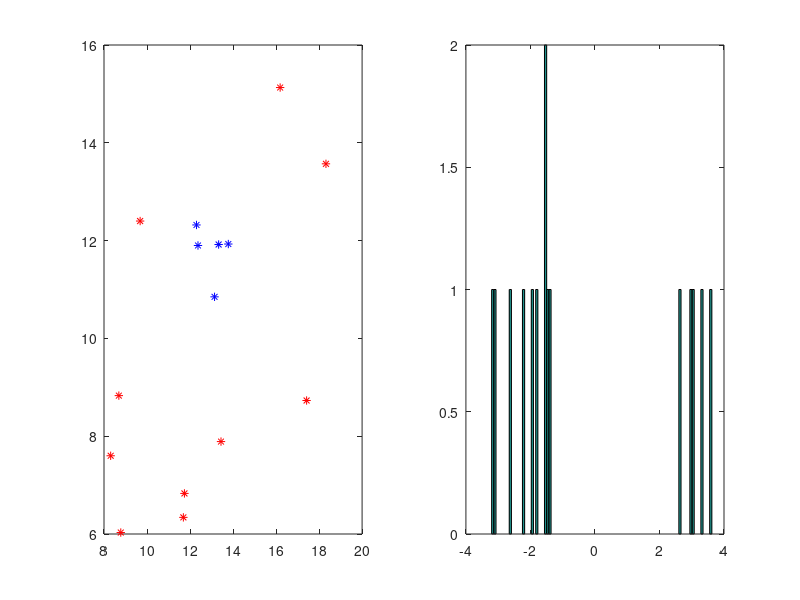

The MATLAB source for this figure:
function PRIOR=GPClearn(X,Y)
% GPCLEARN learning gaussian process classification

if nargin<1
X=[13.14,10.85;11.74,6.83;17.42,8.73;18.32,13.57;8.31,7.60;
   8.69,8.83;8.78,6.03;16.19,15.13;12.37,11.90;11.69,6.34;
   13.78,11.93;13.33,11.92;13.44,7.89;12.30,12.32;9.68,12.40];
Y=[1;0;0;0;0;0;0;0;1;0;1;1;0;1;0];
end

cases=unique(Y);
w1=find(Y==cases(1));w2=find(Y==cases(2));
Y(w1)=-1;Y(w2)=1;cases=[-1,1];
maxiter=length(Y);
N=size(X,1);
K=exp(-0.5*(sum(X.^2,2)*ones(1,N)+ones(N,1)*sum(X.^2,2)'-2*(X*X')));

f=zeros(N,1);sumlogL=0;
for iter=1:maxiter
PI=1./(1+exp(-f(:,end))); 
W=diag(PI.*(1-PI));
L=chol(eye(N)+sqrt(W)*K*sqrt(W)');
b=W*f(:,end)+((Y+1)/2-PI);
a=b-sqrt(W)*L'\(L\(sqrt(W)*K*b));
f(:,iter)=K*a;
disp(sprintf('%d:%f',iter,norm(f(:,iter)-f(:,max(1,iter-1)))))
if norm(f(:,iter)-f(:,max(1,iter-1)))<1e-5 && iter>1,break;end
end
f=f(:,end);
disp(sprintf('converged with %d iterations',iter));

PRIOR.X=X;
PRIOR.Y=Y;
PRIOR.alpha=Y-PI;
PRIOR.f = f;
PRIOR.logpygx=-.5*a'*f+PI-.5*log(det(eye(N)+sqrt(W)*K*sqrt(W)'));

kern=inline(['exp(-0.5*(sum(X0.^2,2)*ones(1,size(X1,1))+' ...
             'ones(size(X0,1),1)*sum(X1.^2,2)''-2*(X0*X1'')))'],'X0','X1');
L = real(kern(X,PRIOR.X)*PRIOR.alpha);
[mean(Y(find(L<0))) mean(Y(find(L>0)))]

%% display
w1=find(L<0);
w2=find(L>0);
subplot(121),plot(X(w1,1),X(w1,2),'r*',X(w2,1),X(w2,2),'b*');
subplot(122),hist(L,100);%plot(L(w1,1),L(w1,1),'r.',L(w2,1),L(w2,1),'b.');
